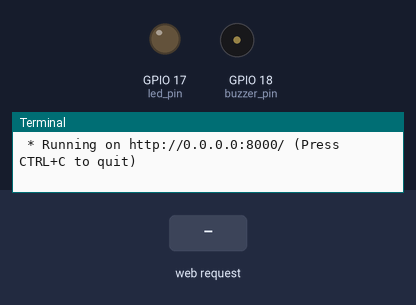
Simulated run of this program. Board: Raspberry Pi (BCM pin numbers). Shown: output pins drawn as LEDs (lit = HIGH), buzzer (waves = sounding, pin HIGH), the last lines printed to the terminal. Inputs (shaded band) come from the test bench. The clock reads 2024-03-15 10:24:30 at power-on unless the program sets it.

Above: at 1.2 s.
1.3 s: HTTP request for /toggle_led received
At 1.8 s:
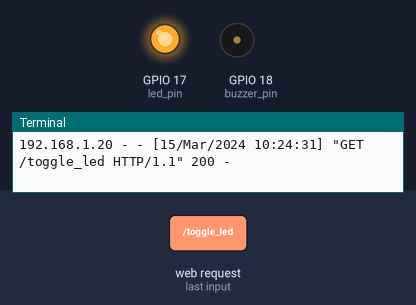
2.8 s: HTTP request for /toggle_buzzer received
At 4.0 s:
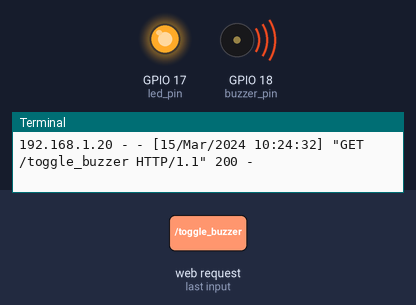
4.3 s: HTTP request for /toggle_led received
At 5.2 s:
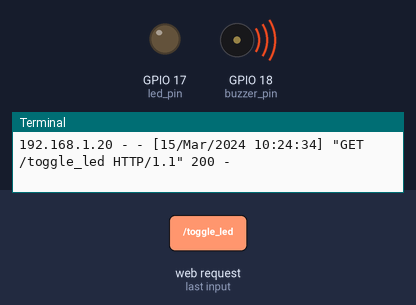
Timing chart, 0 to 7.3 s (numbered marks = the images above; inputs shaded):
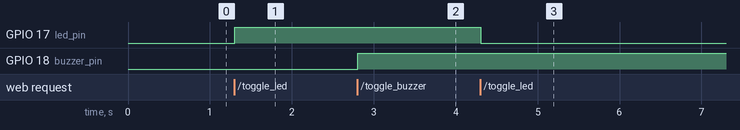

The program:

led_servo.py
```python
import RPi.GPIO as GPIO
from flask import Flask, render_template

app = Flask(__name__)

led_pin = 17
buzzer_pin = 18

GPIO.setmode(GPIO.BCM)
GPIO.setup(led_pin, GPIO.OUT)
GPIO.setup(buzzer_pin, GPIO.OUT)

@app.route('/')
def index():
    return render_template('index.html')

@app.route('/toggle_led')
def toggle_led():
    GPIO.output(led_pin, not GPIO.input(led_pin))
    return 'LED toggled'

@app.route('/toggle_buzzer')
def toggle_buzzer():
    GPIO.output(buzzer_pin, not GPIO.input(buzzer_pin))
    return 'Buzzer toggled'

if __name__ == '__main__':
    app.run(host='0.0.0.0', port=8000)
```

Measured:
- after the input at 1.3 s, GPIO 17 (led_pin): LOW → HIGH at once
- after the input at 2.8 s, GPIO 18 (buzzer_pin): LOW → HIGH at once
- after the input at 4.3 s, GPIO 17 (led_pin): HIGH → LOW at once
